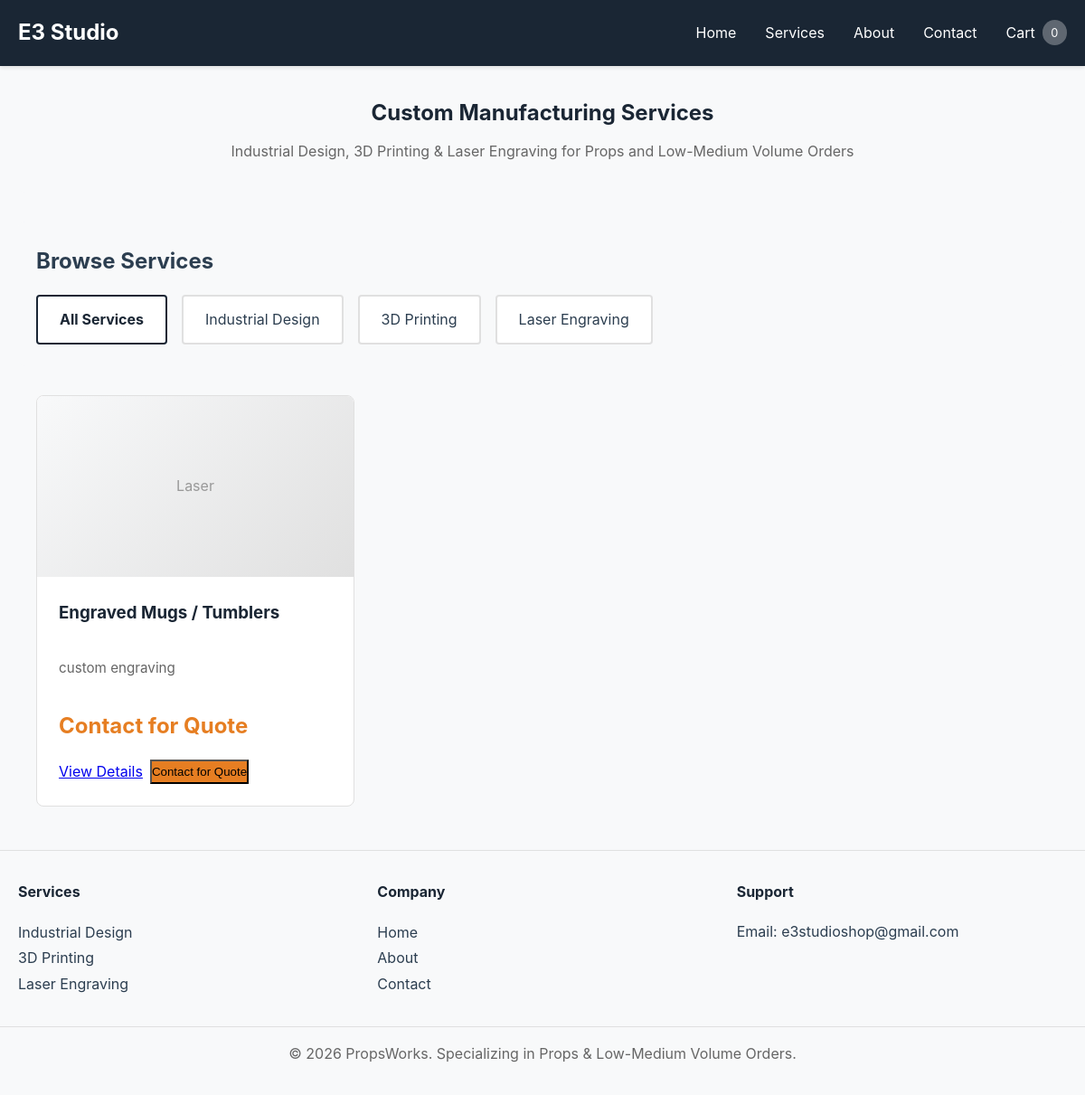
Page /services/ on the committed database.
### app/models.py (models this page shows, shortened)
class Service(db.Model):
    __tablename__ = 'services'
    id = db.Column(db.Integer, primary_key=True)
    name = db.Column(db.String(255), nullable=False)
    slug = db.Column(db.String(255), unique=True, nullable=False)
    description = db.Column(db.Text, nullable=False)
    long_description = db.Column(db.Text)
    price_base = db.Column(db.Float, nullable=True)  # None = Contact for Quote
    category_id = db.Column(db.Integer, db.ForeignKey('categories.id'), nullable=False)  # Parent category (e.g., Industrial Design)
    sub_category_id = db.Column(db.Integer, db.ForeignKey('categories.id'), nullable=True)  # Optional sub-category (e.g., CAD)
    image_url = db.Column(db.String(500))
    is_active = db.Column(db.Boolean, default=True)
    created_at = db.Column(db.DateTime, default=datetime.utcnow)
    media_gallery = db.Column(db.JSON, default=list)  # Stores list of media: [{'type': 'photo/video', 'url': '...', 'caption': '...'}]
    bulk_pricing = db.Column(db.JSON, default=list)  # Stores bulk pricing tiers: [{'min_quantity': 10, 'price': 450}]
    variants = db.Column(db.JSON, default=list)  # Stores product variants: [{'name': 'Small', 'price': 100, 'description': '...', 'sku': '...', 'is_available': True}]
    service_options = db.relationship('ServiceOption', backref='service', lazy=True, cascade='all, delete-orphan')

class Category(db.Model):
    __tablename__ = 'categories'
    id = db.Column(db.Integer, primary_key=True)
    name = db.Column(db.String(255), nullable=False)
    slug = db.Column(db.String(255), unique=True, nullable=False)
    parent_id = db.Column(db.Integer, db.ForeignKey('categories.id'), nullable=True)  # None for root categories
    description = db.Column(db.Text)
    order = db.Column(db.Integer, default=0)  # For sorting
    is_active = db.Column(db.Boolean, default=True)
    created_at = db.Column(db.DateTime, default=datetime.utcnow)
    children = db.relationship('Category',
                              backref=db.backref('parent', remote_side=[id]),
                              cascade='all, delete-orphan')
    services = db.relationship('Service',
                              foreign_keys='Service.category_id',
                              backref='category_obj',
                              lazy=True)
    sub_services = db.relationship('Service',
                                  foreign_keys='Service.sub_category_id',
                                  backref='sub_category_obj')

### app/services.py (the view)
@services_bp.route('/')
def catalog():
    category_id = request.args.get('category_id')
    content = load_content()
    categories = load_categories()
    if category_id:
        try:
            category_id = int(category_id)
            services = Service.query.filter_by(category_id=category_id, is_active=True).all()
        except (ValueError, TypeError):
            services = Service.query.filter_by(is_active=True).all()
    else:
        services = Service.query.filter_by(is_active=True).all()
    return render_template('services/catalog.html',
                         services=services,
                         categories=categories,
                         selected_category=category_id,
                         content=content)

### app/__init__.py (called while the page is built)
def load_content():
    root_dir = os.path.dirname(os.path.dirname(os.path.abspath(__file__)))
    content_file = os.path.join(root_dir, 'instance', 'content.json')
    if os.path.exists(content_file):
        with open(content_file, 'r') as f:
            return json.load(f)
    return {}

def create_app(config_name='development'):
    root_dir = os.path.dirname(os.path.dirname(os.path.abspath(__file__)))
    app = Flask(__name__,
                template_folder=os.path.join(root_dir, 'templates'),
                static_folder=os.path.join(root_dir, 'static'))
    if config_name == 'production':
        app.config.from_object('config.ProductionConfig')
    else:
        app.config.from_object('config.DevelopmentConfig')
    db.init_app(app)
    @app.context_processor
    def inject_content():
        return {'content': load_content()}
    from app.routes import main_bp
    from app.services import services_bp
    from app.admin import admin_bp
    app.register_blueprint(main_bp)
    app.register_blueprint(services_bp)
    app.register_blueprint(admin_bp)
    with app.app_context():
        db.create_all()
    return app

### app/services.py (called while the page is built)
def load_categories():
    try:
        root_categories = Category.query.filter_by(parent_id=None, is_active=True).order_by(Category.order).all()
        categories = {}
        for cat in root_categories:
            categories[cat.id] = {
                'id': cat.id,
                'name': cat.name,
                'slug': cat.slug,
                'children': {}
            }
            if cat.children:
                for subcat in sorted(cat.children, key=lambda x: x.order):
                    if subcat.is_active:
                        categories[cat.id]['children'][subcat.id] = {
                            'id': subcat.id,
                            'name': subcat.name,
                            'slug': subcat.slug
                        }
        return categories
    except Exception:
        return {}

def load_content():
    content_file = os.path.join(os.path.dirname(__file__), '..', 'instance', 'content.json')
    if os.path.exists(content_file):
        with open(content_file, 'r') as f:
            return json.load(f)
    return {}

### templates/services/catalog.html
{% extends "base.html" %}
{% block content %}
<section class="services-hero">
    <h1>Custom Manufacturing Services</h1>
    <p>Industrial Design, 3D Printing & Laser Engraving for Props and Low-Medium Volume Orders</p>
</section>
<section class="categories-filter">
    <div class="container">
        <h2>Browse Services</h2>
        <div class="category-buttons">
            <a href="{{ url_for('services.catalog') }}"
               class="category-btn {% if not selected_category %}active{% endif %}">
                All Services
            </a>
            <a href="{{ url_for('services.catalog', category='industrial_design') }}"
               class="category-btn {% if selected_category == 'industrial_design' %}active{% endif %}">
                Industrial Design
            </a>
            <a href="{{ url_for('services.catalog', category='3d_printing') }}"
               class="category-btn {% if selected_category == '3d_printing' %}active{% endif %}">
                3D Printing
            </a>
            <a href="{{ url_for('services.catalog', category='laser_engraving') }}"
               class="category-btn {% if selected_category == 'laser_engraving' %}active{% endif %}">
                Laser Engraving
            </a>
        </div>
    </div>
</section>
<section class="services-grid">
    <div class="container">
        {% if services %}
            <div class="grid">
                {% for service in services %}
                <div class="service-card">
                    {% if service.image_url %}
                        <img src="{{ service.image_url }}" alt="{{ service.name }}" class="service-image">
                    {% else %}
                        <div class="service-image-placeholder">
                            <span>{{ service.category_obj.name if service.category_obj else 'Service' }}</span>
                        </div>
                    {% endif %}
                    <div class="service-info">
                        <h3>{{ service.name }}</h3>
                        <p class="description">{{ service.description }}</p>
                        {% if service.price_base %}
                            <p class="price">From ${{ "%.2f"|format(service.price_base) }}</p>
                        {% else %}
                            <p class="price" style="color: #e67e22;">Contact for Quote</p>
                        {% endif %}
                        <div class="service-actions">
                            <a href="{{ url_for('services.service_detail', slug=service.slug) }}"
                               class="btn-secondary">View Details</a>
                            {% if service.price_base %}
                                <button class="btn-primary" onclick="addToCart({{ service.id }}, '{{ service.name }}')">
                                    Add to Cart
                                </button>
                            {% else %}
                                <button class="btn-secondary" style="background: #e67e22;" onclick="contactForQuote('{{ service.name }}')">
                                    Contact for Quote
                                </button>
                            {% endif %}
                        </div>
                    </div>
                </div>
                {% endfor %}
            </div>
        {% else %}
            <div class="empty-state">
                <p>No services available in this category.</p>
            </div>
        {% endif %}
    </div>
</section>
{% endblock %}

### templates/base.html (shortened to what this page needs)
<!DOCTYPE html>
<html lang="en">
<head>
    <link rel="stylesheet" href="{{ url_for('static', filename='css/style.css') }}">
</head>
<body>
    <nav class="navbar">
        <div class="container">
            <div class="logo">
                <a href="{{ url_for('main.index') }}">{{ content.site_title if content and content.site_title else 'PropsWorks' }}</a>
            </div>
            <ul class="nav-links">
                <li><a href="{{ url_for('main.index') }}">Home</a></li>
                <li><a href="{{ url_for('services.catalog') }}">Services</a></li>
                <li><a href="{{ url_for('main.about') }}">About</a></li>
                <li><a href="{{ url_for('main.contact') }}">Contact</a></li>
                <li><a href="{{ url_for('services.view_cart') }}" class="nav-cart">
                    <span>Cart</span>
                    <span class="cart-count" id="cart-count">0</span>
                </a></li>
            </ul>
        </div>
    </nav>
    <main class="container">
        {% block content %}{% endblock %}
    </main>
    <footer>
        <div class="container footer-content">
            <div class="footer-section">
                <h4>Services</h4>
                <ul>
                    <li><a href="{{ url_for('services.catalog', category='industrial_design') }}">Industrial Design</a></li>
                    <li><a href="{{ url_for('services.catalog', category='3d_printing') }}">3D Printing</a></li>
                    <li><a href="{{ url_for('services.catalog', category='laser_engraving') }}">Laser Engraving</a></li>
                </ul>
            </div>
            <div class="footer-section">
                <h4>Company</h4>
                <ul>
                    <li><a href="{{ url_for('main.index') }}">Home</a></li>
                    <li><a href="{{ url_for('main.about') }}">About</a></li>
                    <li><a href="{{ url_for('main.contact') }}">Contact</a></li>
                </ul>
            </div>
            <div class="footer-section">
                <h4>Support</h4>
                <p>Email: {{ content.contact_email if content else 'support@propsworks.com' }}</p>
            </div>
        </div>
        <p class="copyright">&copy; 2026 PropsWorks. Specializing in Props & Low-Medium Volume Orders.</p>
    </footer>
</body>
</html>

### static/css/style.css (style rules this page uses)
:root { --primary-color: #1a2634; --secondary-color: #f8f9fa; --accent-color: #00d4ff; --text-color: #2c3e50; --text-light: #555; --border-color: #e0e0e0; --success-color: #28a745; --error-color: #dc3545; }
* { margin: 0; padding: 0; box-sizing: border-box; }
body { font-family: -apple-system, BlinkMacSystemFont, 'Segoe UI', 'Roboto', Oxygen, Ubuntu, Cantarell, sans-serif; line-height: 1.7; color: var(--text-color); background-color: var(--secondary-color); font-size: 16px; }
.container { max-width: 1200px; margin: 0 auto; padding: 0 20px; }
.navbar { background-color: var(--primary-color); color: white; padding: 1rem 0; box-shadow: 0 2px 4px rgba(0,0,0,0.1); position: sticky; top: 0; z-index: 100; }
.navbar .container { display: flex; justify-content: space-between; align-items: center; }
.logo a { font-size: 1.5rem; font-weight: bold; color: white; text-decoration: none; }
.nav-links { display: flex; list-style: none; gap: 2rem; align-items: center; }
.nav-links a { color: white; text-decoration: none; transition: opacity 0.3s; }
.nav-cart { display: flex; align-items: center; gap: 0.5rem; position: relative; }
.cart-count { background-color: rgba(255,255,255,0.3); padding: 0.2rem 0.6rem; border-radius: 20px; font-size: 0.8rem; }
main { min-height: calc(100vh - 300px); padding: 2rem 0; }
.categories-filter { margin: 2rem 0; padding: 1.5rem 0; background-color: var(--secondary-color); border-radius: 8px; }
.categories-filter h2 { margin-bottom: 1rem; }
.category-buttons { display: flex; gap: 1rem; flex-wrap: wrap; }
.category-btn { padding: 0.75rem 1.5rem; background-color: white; border: 2px solid var(--border-color); border-radius: 4px; text-decoration: none; color: var(--text-color); cursor: pointer; transition: all 0.3s; }
.category-btn:hover, .category-btn.active { border-color: var(--primary-color); color: var(--primary-color); font-weight: bold; }
.services-grid { margin: 2rem 0; }
.services-hero { text-align: center; padding: 2rem 0; margin-bottom: 2rem; background-color: var(--secondary-color); border-radius: 8px; }
.services-hero h1 { color: var(--primary-color); margin-bottom: 0.5rem; }
.services-hero p { color: #666; }
.grid { display: grid; grid-template-columns: repeat(auto-fill, minmax(300px, 1fr)); gap: 2rem; }
.service-card { background-color: white; border: 1px solid var(--border-color); border-radius: 8px; overflow: hidden; transition: transform 0.3s, box-shadow 0.3s; }
.service-image-placeholder { width: 100%; height: 200px; background: linear-gradient(135deg, var(--secondary-color), #e0e0e0); display: flex; align-items: center; justify-content: center; font-size: 1rem; color: #999; }
.service-info { padding: 1.5rem; }
.service-info h3 { margin-bottom: 0.5rem; color: var(--primary-color); }
.description { color: #666; margin-bottom: 1rem; font-size: 0.95rem; }
.price { font-size: 1.5rem; font-weight: bold; color: var(--success-color); margin-bottom: 1rem; }
.service-actions { display: flex; gap: 0.5rem; }
.description { margin: 2rem 0; }
footer { background-color: var(--secondary-color); padding: 2rem 0; margin-top: 3rem; border-top: 1px solid var(--border-color); }
.footer-content { display: grid; grid-template-columns: repeat(auto-fit, minmax(200px, 1fr)); gap: 2rem; margin-bottom: 2rem; }
.footer-section h4 { margin-bottom: 1rem; color: var(--primary-color); }
.footer-section ul { list-style: none; }
.footer-section a { color: var(--text-color); text-decoration: none; line-height: 1.8; }
.copyright { text-align: center; color: #666; border-top: 1px solid var(--border-color); padding-top: 1rem; }

### rows in the picture
Service: category_obj "Laser", name "Engraved Mugs / Tumblers", description "custom engraving", shows "Contact for Quote"

### other values in the picture
{{ content.site_title if content and content.site_title else 'PropsWorks' }} "E3 Studio"
{{ content.contact_email if content else 'support@propsworks.com' }} "e3studioshop@gmail.com"
